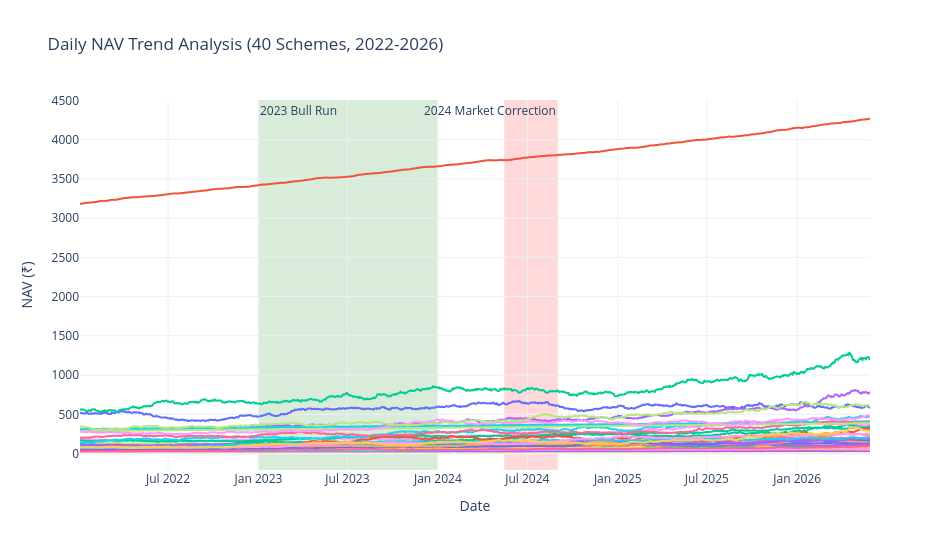

The code cell stored with this chart in its notebook:
### Markdown cell above
### 1. NAV Trend Analysis (2022-2026)

> **Insight 1**: Daily NAV trends across 40 schemes demonstrate strong capital growth during the 2023 bull run followed by temporary drawdown resilience during the mid-2024 market correction. *(See Chart 1: NAV Trend Analysis)*

### Code cell
# Fetch daily NAV data for all schemes
df_nav = pd.read_sql_query("""
    SELECT f.amfi_code, d.scheme_name, d.fund_house, d.category, f.date, f.nav
    FROM fact_nav f
    JOIN dim_fund d ON f.amfi_code = d.amfi_code
""", conn)
df_nav['date'] = pd.to_datetime(df_nav['date'])

fig1 = px.line(
    df_nav, 
    x='date', 
    y='nav', 
    color='scheme_name',
    title='Daily NAV Trend Analysis (40 Schemes, 2022-2026)',
    labels={'nav': 'Net Asset Value (NAV in ₹)', 'date': 'Date', 'scheme_name': 'Scheme Name'}
)

# Highlight 2023 Bull Run & 2024 Market Correction
fig1.add_vrect(
    x0="2023-01-01", x1="2023-12-31",
    fillcolor="Green", opacity=0.15,
    layer="below", line_width=0,
    annotation_text="2023 Bull Run", annotation_position="top left"
)
fig1.add_vrect(
    x0="2024-05-15", x1="2024-09-01",
    fillcolor="Red", opacity=0.15,
    layer="below", line_width=0,
    annotation_text="2024 Market Correction", annotation_position="top right"
)
fig1.update_layout(
    template="plotly_white",
    showlegend=False,
    xaxis_title="Date",
    yaxis_title="NAV (₹)",
    height=550, width=950
)
fig1.write_image("../dashboard/exported_charts/01_nav_trend_analysis.png")
fig1.show()

### Figure 1 — Plotly figure (JSON) as saved in the notebook; plotly's stock layout.template omitted (floating-point values rounded to 4 significant figures; data arrays with more than 128 entries replaced by an {"elided": "..."} marker saying what was removed)
{"data": [{"hovertemplate": "Scheme Name=HDFC Top 100 Fund - Regular Plan - Growth<br>Date=%{x}<br>Net Asset Value (NAV in ₹)=%{y}<extra></extra>", "legendgroup": "HDFC Top 100 Fund - Regular Plan - Growth", "line": {"color": "#636efa", "dash": "solid"}, "marker": {"symbol": "circle"}, "mode": "lines", "name": "HDFC Top 100 Fund - Regular Plan - Growth", "showlegend": true, "type": "scattergl", "x": {"elided": "1150 str values"}, "xaxis": "x", "y": {"elided": "1150 float values"}, "yaxis": "y"}, {"hovertemplate": "Scheme Name=HDFC Short Term Debt Fund - Regular - Growth<br>Date=%{x}<br>Net Asset Value (NAV in ₹)=%{y}<extra></extra>", "legendgroup": "HDFC Short Term Debt Fund - Regular - Growth", "line": {"color": "#EF553B", "dash": "solid"}, "marker": {"symbol": "circle"}, "mode": "lines", "name": "HDFC Short Term Debt Fund - Regular - Growth", "showlegend": true, "type": "scattergl", "x": {"elided": "1150 str values"}, "xaxis": "x", "y": {"elided": "1150 float values"}, "yaxis": "y"}, {"hovertemplate": "Scheme Name=HDFC Mid-Cap Opportunities Fund - Regular - Growth<br>Date=%{x}<br>Net Asset Value (NAV in ₹)=%{y}<extra></extra>", "legendgroup": "HDFC Mid-Cap Opportunities Fund - Regular - Growth", "line": {"color": "#00cc96", "dash": "solid"}, "marker": {"symbol": "circle"}, "mode": "lines", "name": "HDFC Mid-Cap Opportunities Fund - Regular - Growth", "showlegend": true, "type": "scattergl", "x": {"elided": "1150 str values"}, "xaxis": "x", "y": {"elided": "1150 float values"}, "yaxis": "y"}, {"hovertemplate": "Scheme Name=ABSL Frontline Equity Fund - Regular - Growth<br>Date=%{x}<br>Net Asset Value (NAV in ₹)=%{y}<extra></extra>", "legendgroup": "ABSL Frontline Equity Fund - Regular - Growth", "line": {"color": "#ab63fa", "dash": "solid"}, "marker": {"symbol": "circle"}, "mode": "lines", "name": "ABSL Frontline Equity Fund - Regular - Growth", "showlegend": true, "type": "scattergl", "x": {"elided": "1150 str values"}, "xaxis": "x", "y": {"elided": "1150 float values"}, "yaxis": "y"}, {"hovertemplate": "Scheme Name=ABSL Small Cap Fund - Regular - Growth<br>Date=%{x}<br>Net Asset Value (NAV in ₹)=%{y}<extra></extra>", "legendgroup": "ABSL Small Cap Fund - Regular - Growth", "line": {"color": "#FFA15A", "dash": "solid"}, "marker": {"symbol": "circle"}, "mode": "lines", "name": "ABSL Small Cap Fund - Regular - Growth", "showlegend": true, "type": "scattergl", "x": {"elided": "1150 str values"}, "xaxis": "x", "y": {"elided": "1150 float values"}, "yaxis": "y"}, {"hovertemplate": "Scheme Name=ABSL Liquid Fund - Regular - Growth<br>Date=%{x}<br>Net Asset Value (NAV in ₹)=%{y}<extra></extra>", "legendgroup": "ABSL Liquid Fund - Regular - Growth", "line": {"color": "#19d3f3", "dash": "solid"}, "marker": {"symbol": "circle"}, "mode": "lines", "name": "ABSL Liquid Fund - Regular - Growth", "showlegend": true, "type": "scattergl", "x": {"elided": "1150 str values"}, "xaxis": "x", "y": {"elided": "1150 float values"}, "yaxis": "y"}, {"hovertemplate": "Scheme Name=UTI Nifty 50 Index Fund - Regular - Growth<br>Date=%{x}<br>Net Asset Value (NAV in ₹)=%{y}<extra></extra>", "legendgroup": "UTI Nifty 50 Index Fund - Regular - Growth", "line": {"color": "#FF6692", "dash": "solid"}, "marker": {"symbol": "circle"}, "mode": "lines", "name": "UTI Nifty 50 Index Fund - Regular - Growth", "showlegend": true, "type": "scattergl", "x": {"elided": "1150 str values"}, "xaxis": "x", "y": {"elided": "1150 float values"}, "yaxis": "y"}, {"hovertemplate": "Scheme Name=UTI Mid Cap Fund - Regular - Growth<br>Date=%{x}<br>Net Asset Value (NAV in ₹)=%{y}<extra></extra>", "legendgroup": "UTI Mid Cap Fund - Regular - Growth", "line": {"color": "#B6E880", "dash": "solid"}, "marker": {"symbol": "circle"}, "mode": "lines", "name": "UTI Mid Cap Fund - Regular - Growth", "showlegend": true, "type": "scattergl", "x": {"elided": "1150 str values"}, "xaxis": "x", "y": {"elided": "1150 float values"}, "yaxis": "y"}, {"hovertemplate": "Scheme Name=UTI Flexi Cap Fund - Regular - Growth<br>Date=%{x}<br>Net Asset Value (NAV in ₹)=%{y}<extra></extra>", "legendgroup": "UTI Flexi Cap Fund - Regular - Growth", "line": {"color": "#FF97FF", "dash": "solid"}, "marker": {"symbol": "circle"}, "mode": "lines", "name": "UTI Flexi Cap Fund - Regular - Growth", "showlegend": true, "type": "scattergl", "x": {"elided": "1150 str values"}, "xaxis": "x", "y": {"elided": "1150 float values"}, "yaxis": "y"}, {"hovertemplate": "Scheme Name=Nippon India Large Cap Fund - Regular - Growth<br>Date=%{x}<br>Net Asset Value (NAV in ₹)=%{y}<extra></extra>", "legendgroup": "Nippon India Large Cap Fund - Regular - Growth", "line": {"color": "#FECB52", "dash": "solid"}, "marker": {"symbol": "circle"}, "mode": "lines", "name": "Nippon India Large Cap Fund - Regular - Growth", "showlegend": true, "type": "scattergl", "x": {"elided": "1150 str values"}, "xaxis": "x", "y": {"elided": "1150 float values"}, "yaxis": "y"}, {"hovertemplate": "Scheme Name=Nippon India Large Cap Fund - Direct - Growth<br>Date=%{x}<br>Net Asset Value (NAV in ₹)=%{y}<extra></extra>", "legendgroup": "Nippon India Large Cap Fund - Direct - Growth", "line": {"color": "#636efa", "dash": "solid"}, "marker": {"symbol": "circle"}, "mode": "lines", "name": "Nippon India Large Cap Fund - Direct - Growth", "showlegend": true, "type": "scattergl", "x": {"elided": "1150 str values"}, "xaxis": "x", "y": {"elided": "1150 float values"}, "yaxis": "y"}, {"hovertemplate": "Scheme Name=Nippon India Small Cap Fund - Regular - Growth<br>Date=%{x}<br>Net Asset Value (NAV in ₹)=%{y}<extra></extra>", "legendgroup": "Nippon India Small Cap Fund - Regular - Growth", "line": {"color": "#EF553B", "dash": "solid"}, "marker": {"symbol": "circle"}, "mode": "lines", "name": "Nippon India Small Cap Fund - Regular - Growth", "showlegend": true, "type": "scattergl", "x": {"elided": "1150 str values"}, "xaxis": "x", "y": {"elided": "1150 float values"}, "yaxis": "y"}, {"hovertemplate": "Scheme Name=Nippon India ETF Nifty 50 BeES<br>Date=%{x}<br>Net Asset Value (NAV in ₹)=%{y}<extra></extra>", "legendgroup": "Nippon India ETF Nifty 50 BeES", "line": {"color": "#00cc96", "dash": "solid"}, "marker": {"symbol": "circle"}, "mode": "lines", "name": "Nippon India ETF Nifty 50 BeES", "showlegend": true, "type": "scattergl", "x": {"elided": "1150 str values"}, "xaxis": "x", "y": {"elided": "1150 float values"}, "yaxis": "y"}, {"hovertemplate": "Scheme Name=Nippon India Gilt Securities Fund - Regular - Growth<br>Date=%{x}<br>Net Asset Value (NAV in ₹)=%{y}<extra></extra>", "legendgroup": "Nippon India Gilt Securities Fund - Regular - Growth", "line": {"color": "#ab63fa", "dash": "solid"}, "marker": {"symbol": "circle"}, "mode": "lines", "name": "Nippon India Gilt Securities Fund - Regular - Growth", "showlegend": true, "type": "scattergl", "x": {"elided": "1150 str values"}, "xaxis": "x", "y": {"elided": "1150 float values"}, "yaxis": "y"}, {"hovertemplate": "Scheme Name=Axis Bluechip Fund - Regular - Growth<br>Date=%{x}<br>Net Asset Value (NAV in ₹)=%{y}<extra></extra>", "legendgroup": "Axis Bluechip Fund - Regular - Growth", "line": {"color": "#FFA15A", "dash": "solid"}, "marker": {"symbol": "circle"}, "mode": "lines", "name": "Axis Bluechip Fund - Regular - Growth", "showlegend": true, "type": "scattergl", "x": {"elided": "1150 str values"}, "xaxis": "x", "y": {"elided": "1150 float values"}, "yaxis": "y"}, {"hovertemplate": "Scheme Name=Axis Bluechip Fund - Direct - Growth<br>Date=%{x}<br>Net Asset Value (NAV in ₹)=%{y}<extra></extra>", "legendgroup": "Axis Bluechip Fund - Direct - Growth", "line": {"color": "#19d3f3", "dash": "solid"}, "marker": {"symbol": "circle"}, "mode": "lines", "name": "Axis Bluechip Fund - Direct - Growth", "showlegend": true, "type": "scattergl", "x": {"elided": "1150 str values"}, "xaxis": "x", "y": {"elided": "1150 float values"}, "yaxis": "y"}, {"hovertemplate": "Scheme Name=Axis Midcap Fund - Regular - Growth<br>Date=%{x}<br>Net Asset Value (NAV in ₹)=%{y}<extra></extra>", "legendgroup": "Axis Midcap Fund - Regular - Growth", "line": {"color": "#FF6692", "dash": "solid"}, "marker": {"symbol": "circle"}, "mode": "lines", "name": "Axis Midcap Fund - Regular - Growth", "showlegend": true, "type": "scattergl", "x": {"elided": "1150 str values"}, "xaxis": "x", "y": {"elided": "1150 float values"}, "yaxis": "y"}, {"hovertemplate": "Scheme Name=Axis Small Cap Fund - Regular - Growth<br>Date=%{x}<br>Net Asset Value (NAV in ₹)=%{y}<extra></extra>", "legendgroup": "Axis Small Cap Fund - Regular - Growth", "line": {"color": "#B6E880", "dash": "solid"}, "marker": {"symbol": "circle"}, "mode": "lines", "name": "Axis Small Cap Fund - Regular - Growth", "showlegend": true, "type": "scattergl", "x": {"elided": "1150 str values"}, "xaxis": "x", "y": {"elided": "1150 float values"}, "yaxis": "y"}, {"hovertemplate": "Scheme Name=SBI Magnum Gilt Fund - Regular Plan - Growth<br>Date=%{x}<br>Net Asset Value (NAV in ₹)=%{y}<extra></extra>", "legendgroup": "SBI Magnum Gilt Fund - Regular Plan - Growth", "line": {"color": "#FF97FF", "dash": "solid"}, "marker": {"symbol": "circle"}, "mode": "lines", "name": "SBI Magnum Gilt Fund - Regular Plan - Growth", "showlegend": true, "type": "scattergl", "x": {"elided": "1150 str values"}, "xaxis": "x", "y": {"elided": "1150 float values"}, "yaxis": "y"}, {"hovertemplate": "Scheme Name=SBI Bluechip Fund - Regular Plan - Growth<br>Date=%{x}<br>Net Asset Value (NAV in ₹)=%{y}<extra></extra>", "legendgroup": "SBI Bluechip Fund - Regular Plan - Growth", "line": {"color": "#FECB52", "dash": "solid"}, "marker": {"symbol": "circle"}, "mode": "lines", "name": "SBI Bluechip Fund - Regular Plan - Growth", "showlegend": true, "type": "scattergl", "x": {"elided": "1150 str values"}, "xaxis": "x", "y": {"elided": "1150 float values"}, "yaxis": "y"}, {"hovertemplate": "Scheme Name=SBI Bluechip Fund - Direct Plan - Growth<br>Date=%{x}<br>Net Asset Value (NAV in ₹)=%{y}<extra></extra>", "legendgroup": "SBI Bluechip Fund - Direct Plan - Growth", "line": {"color": "#636efa", "dash": "solid"}, "marker": {"symbol": "circle"}, "mode": "lines", "name": "SBI Bluechip Fund - Direct Plan - Growth", "showlegend": true, "type": "scattergl", "x": {"elided": "1150 str values"}, "xaxis": "x", "y": {"elided": "1150 float values"}, "yaxis": "y"}, {"hovertemplate": "Scheme Name=SBI Small Cap Fund - Regular Plan - Growth<br>Date=%{x}<br>Net Asset Value (NAV in ₹)=%{y}<extra></extra>", "legendgroup": "SBI Small Cap Fund - Regular Plan - Growth", "line": {"color": "#EF553B", "dash": "solid"}, "marker": {"symbol": "circle"}, "mode": "lines", "name": "SBI Small Cap Fund - Regular Plan - Growth", "showlegend": true, "type": "scattergl", "x": {"elided": "1150 str values"}, "xaxis": "x", "y": {"elided": "1150 float values"}, "yaxis": "y"}, {"hovertemplate": "Scheme Name=SBI Small Cap Fund - Direct Plan - Growth<br>Date=%{x}<br>Net Asset Value (NAV in ₹)=%{y}<extra></extra>", "legendgroup": "SBI Small Cap Fund - Direct Plan - Growth", "line": {"color": "#00cc96", "dash": "solid"}, "marker": {"symbol": "circle"}, "mode": "lines", "name": "SBI Small Cap Fund - Direct Plan - Growth", "showlegend": true, "type": "scattergl", "x": {"elided": "1150 str values"}, "xaxis": "x", "y": {"elided": "1150 float values"}, "yaxis": "y"}, {"hovertemplate": "Scheme Name=ICICI Pru Bluechip Fund - Regular - Growth<br>Date=%{x}<br>Net Asset Value (NAV in ₹)=%{y}<extra></extra>", "legendgroup": "ICICI Pru Bluechip Fund - Regular - Growth", "line": {"color": "#ab63fa", "dash": "solid"}, "marker": {"symbol": "circle"}, "mode": "lines", "name": "ICICI Pru Bluechip Fund - Regular - Growth", "showlegend": true, "type": "scattergl", "x": {"elided": "1150 str values"}, "xaxis": "x", "y": {"elided": "1150 float values"}, "yaxis": "y"}, {"hovertemplate": "Scheme Name=ICICI Pru Bluechip Fund - Direct - Growth<br>Date=%{x}<br>Net Asset Value (NAV in ₹)=%{y}<extra></extra>", "legendgroup": "ICICI Pru Bluechip Fund - Direct - Growth", "line": {"color": "#FFA15A", "dash": "solid"}, "marker": {"symbol": "circle"}, "mode": "lines", "name": "ICICI Pru Bluechip Fund - Direct - Growth", "showlegend": true, "type": "scattergl", "x": {"elided": "1150 str values"}, "xaxis": "x", "y": {"elided": "1150 float values"}, "yaxis": "y"}, {"hovertemplate": "Scheme Name=ICICI Pru Midcap Fund - Regular - Growth<br>Date=%{x}<br>Net Asset Value (NAV in ₹)=%{y}<extra></extra>", "legendgroup": "ICICI Pru Midcap Fund - Regular - Growth", "line": {"color": "#19d3f3", "dash": "solid"}, "marker": {"symbol": "circle"}, "mode": "lines", "name": "ICICI Pru Midcap Fund - Regular - Growth", "showlegend": true, "type": "scattergl", "x": {"elided": "1150 str values"}, "xaxis": "x", "y": {"elided": "1150 float values"}, "yaxis": "y"}, {"hovertemplate": "Scheme Name=ICICI Pru Value Discovery Fund - Regular - Growth<br>Date=%{x}<br>Net Asset Value (NAV in ₹)=%{y}<extra></extra>", "legendgroup": "ICICI Pru Value Discovery Fund - Regular - Growth", "line": {"color": "#FF6692", "dash": "solid"}, "marker": {"symbol": "circle"}, "mode": "lines", "name": "ICICI Pru Value Discovery Fund - Regular - Growth", "showlegend": true, "type": "scattergl", "x": {"elided": "1150 str values"}, "xaxis": "x", "y": {"elided": "1150 float values"}, "yaxis": "y"}, {"hovertemplate": "Scheme Name=ICICI Pru Liquid Fund - Regular - Growth<br>Date=%{x}<br>Net Asset Value (NAV in ₹)=%{y}<extra></extra>", "legendgroup": "ICICI Pru Liquid Fund - Regular - Growth", "line": {"color": "#B6E880", "dash": "solid"}, "marker": {"symbol": "circle"}, "mode": "lines", "name": "ICICI Pru Liquid Fund - Regular - Growth", "showlegend": true, "type": "scattergl", "x": {"elided": "1150 str values"}, "xaxis": "x", "y": {"elided": "1150 float values"}, "yaxis": "y"}, {"hovertemplate": "Scheme Name=Kotak Bluechip Fund - Regular - Growth<br>Date=%{x}<br>Net Asset Value (NAV in ₹)=%{y}<extra></extra>", "legendgroup": "Kotak Bluechip Fund - Regular - Growth", "line": {"color": "#FF97FF", "dash": "solid"}, "marker": {"symbol": "circle"}, "mode": "lines", "name": "Kotak Bluechip Fund - Regular - Growth", "showlegend": true, "type": "scattergl", "x": {"elided": "1150 str values"}, "xaxis": "x", "y": {"elided": "1150 float values"}, "yaxis": "y"}, {"hovertemplate": "Scheme Name=Kotak Emerging Equity Fund - Regular - Growth<br>Date=%{x}<br>Net Asset Value (NAV in ₹)=%{y}<extra></extra>", "legendgroup": "Kotak Emerging Equity Fund - Regular - Growth", "line": {"color": "#FECB52", "dash": "solid"}, "marker": {"symbol": "circle"}, "mode": "lines", "name": "Kotak Emerging Equity Fund - Regular - Growth", "showlegend": true, "type": "scattergl", "x": {"elided": "1150 str values"}, "xaxis": "x", "y": {"elided": "1150 float values"}, "yaxis": "y"}, {"hovertemplate": "Scheme Name=Kotak Flexicap Fund - Regular - Growth<br>Date=%{x}<br>Net Asset Value (NAV in ₹)=%{y}<extra></extra>", "legendgroup": "Kotak Flexicap Fund - Regular - Growth", "line": {"color": "#636efa", "dash": "solid"}, "marker": {"symbol": "circle"}, "mode": "lines", "name": "Kotak Flexicap Fund - Regular - Growth", "showlegend": true, "type": "scattergl", "x": {"elided": "1150 str values"}, "xaxis": "x", "y": {"elided": "1150 float values"}, "yaxis": "y"}, {"hovertemplate": "Scheme Name=Kotak Liquid Fund - Regular - Growth<br>Date=%{x}<br>Net Asset Value (NAV in ₹)=%{y}<extra></extra>", "legendgroup": "Kotak Liquid Fund - Regular - Growth", "line": {"color": "#EF553B", "dash": "solid"}, "marker": {"symbol": "circle"}, "mode": "lines", "name": "Kotak Liquid Fund - Regular - Growth", "showlegend": true, "type": "scattergl", "x": {"elided": "1150 str values"}, "xaxis": "x", "y": {"elided": "1150 float values"}, "yaxis": "y"}, {"hovertemplate": "Scheme Name=HDFC Top 100 Fund - Direct Plan - Growth<br>Date=%{x}<br>Net Asset Value (NAV in ₹)=%{y}<extra></extra>", "legendgroup": "HDFC Top 100 Fund - Direct Plan - Growth", "line": {"color": "#00cc96", "dash": "solid"}, "marker": {"symbol": "circle"}, "mode": "lines", "name": "HDFC Top 100 Fund - Direct Plan - Growth", "showlegend": true, "type": "scattergl", "x": {"elided": "1150 str values"}, "xaxis": "x", "y": {"elided": "1150 float values"}, "yaxis": "y"}, {"hovertemplate": "Scheme Name=HDFC Mid-Cap Opportunities Fund - Direct - Growth<br>Date=%{x}<br>Net Asset Value (NAV in ₹)=%{y}<extra></extra>", "legendgroup": "HDFC Mid-Cap Opportunities Fund - Direct - Growth", "line": {"color": "#ab63fa", "dash": "solid"}, "marker": {"symbol": "circle"}, "mode": "lines", "name": "HDFC Mid-Cap Opportunities Fund - Direct - Growth", "showlegend": true, "type": "scattergl", "x": {"elided": "1150 str values"}, "xaxis": "x", "y": {"elided": "1150 float values"}, "yaxis": "y"}, {"hovertemplate": "Scheme Name=Mirae Asset Large Cap Fund - Regular - Growth<br>Date=%{x}<br>Net Asset Value (NAV in ₹)=%{y}<extra></extra>", "legendgroup": "Mirae Asset Large Cap Fund - Regular - Growth", "line": {"color": "#FFA15A", "dash": "solid"}, "marker": {"symbol": "circle"}, "mode": "lines", "name": "Mirae Asset Large Cap Fund - Regular - Growth", "showlegend": true, "type": "scattergl", "x": {"elided": "1150 str values"}, "xaxis": "x", "y": {"elided": "1150 float values"}, "yaxis": "y"}, {"hovertemplate": "Scheme Name=Mirae Asset Emerging Bluechip Fund - Regular - Growth<br>Date=%{x}<br>Net Asset Value (NAV in ₹)=%{y}<extra></extra>", "legendgroup": "Mirae Asset Emerging Bluechip Fund - Regular - Growth", "line": {"color": "#19d3f3", "dash": "solid"}, "marker": {"symbol": "circle"}, "mode": "lines", "name": "Mirae Asset Emerging Bluechip Fund - Regular - Growth", "showlegend": true, "type": "scattergl", "x": {"elided": "1150 str values"}, "xaxis": "x", "y": {"elided": "1150 float values"}, "yaxis": "y"}, {"hovertemplate": "Scheme Name=Mirae Asset Tax Saver Fund - Regular - Growth<br>Date=%{x}<br>Net Asset Value (NAV in ₹)=%{y}<extra></extra>", "legendgroup": "Mirae Asset Tax Saver Fund - Regular - Growth", "line": {"color": "#FF6692", "dash": "solid"}, "marker": {"symbol": "circle"}, "mode": "lines", "name": "Mirae Asset Tax Saver Fund - Regular - Growth", "showlegend": true, "type": "scattergl", "x": {"elided": "1150 str values"}, "xaxis": "x", "y": {"elided": "1150 float values"}, "yaxis": "y"}, {"hovertemplate": "Scheme Name=DSP Top 100 Equity Fund - Regular - Growth<br>Date=%{x}<br>Net Asset Value (NAV in ₹)=%{y}<extra></extra>", "legendgroup": "DSP Top 100 Equity Fund - Regular - Growth", "line": {"color": "#B6E880", "dash": "solid"}, "marker": {"symbol": "circle"}, "mode": "lines", "name": "DSP Top 100 Equity Fund - Regular - Growth", "showlegend": true, "type": "scattergl", "x": {"elided": "1150 str values"}, "xaxis": "x", "y": {"elided": "1150 float values"}, "yaxis": "y"}, {"hovertemplate": "Scheme Name=DSP Midcap Fund - Regular - Growth<br>Date=%{x}<br>Net Asset Value (NAV in ₹)=%{y}<extra></extra>", "legendgroup": "DSP Midcap Fund - Regular - Growth", "line": {"color": "#FF97FF", "dash": "solid"}, "marker": {"symbol": "circle"}, "mode": "lines", "name": "DSP Midcap Fund - Regular - Growth", "showlegend": true, "type": "scattergl", "x": {"elided": "1150 str values"}, "xaxis": "x", "y": {"elided": "1150 float values"}, "yaxis": "y"}, {"hovertemplate": "Scheme Name=DSP Small Cap Fund - Regular - Growth<br>Date=%{x}<br>Net Asset Value (NAV in ₹)=%{y}<extra></extra>", "legendgroup": "DSP Small Cap Fund - Regular - Growth", "line": {"color": "#FECB52", "dash": "solid"}, "marker": {"symbol": "circle"}, "mode": "lines", "name": "DSP Small Cap Fund - Regular - Growth", "showlegend": true, "type": "scattergl", "x": {"elided": "1150 str values"}, "xaxis": "x", "y": {"elided": "1150 float values"}, "yaxis": "y"}], "layout": {"annotations": [{"showarrow": false, "text": "2023 Bull Run", "x": "2023-01-01", "xanchor": "left", "xref": "x", "y": 1, "yanchor": "top", "yref": "y domain"}, {"showarrow": false, "text": "2024 Market Correction", "x": "2024-09-01", "xanchor": "right", "xref": "x", "y": 1, "yanchor": "top", "yref": "y domain"}], "height": 550, "legend": {"title": {"text": "Scheme Name"}, "tracegroupgap": 0}, "shapes": [{"fillcolor": "Green", "layer": "below", "line": {"width": 0}, "opacity": 0.15, "type": "rect", "x0": "2023-01-01", "x1": "2023-12-31", "xref": "x", "y0": 0, "y1": 1, "yref": "y domain"}, {"fillcolor": "Red", "layer": "below", "line": {"width": 0}, "opacity": 0.15, "type": "rect", "x0": "2024-05-15", "x1": "2024-09-01", "xref": "x", "y0": 0, "y1": 1, "yref": "y domain"}], "showlegend": false, "title": {"text": "Daily NAV Trend Analysis (40 Schemes, 2022-2026)"}, "width": 950, "xaxis": {"anchor": "y", "domain": [0.0, 1.0], "title": {"text": "Date"}}, "yaxis": {"anchor": "x", "domain": [0.0, 1.0], "title": {"text": "NAV (₹)"}}}}
